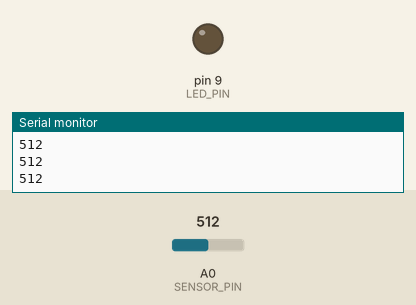
Simulated run of this sketch. Board: Arduino Uno, built with avr-gcc and run on an emulated ATmega328P. Shown: output pins drawn as LEDs (lit = HIGH), the last lines printed to the serial monitor. The inputs (shaded band) are chosen by the test bench; at power-on: A0 (SENSOR_PIN) = 512.

Above: at 1.2 s.
1.3 s: A0 (SENSOR_PIN) set to 716
At 1.8 s:
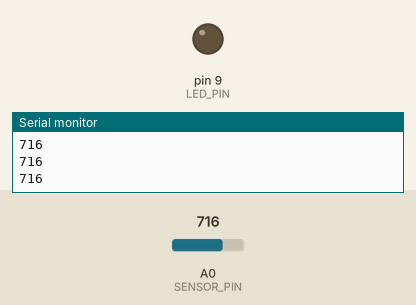
2.8 s: A0 (SENSOR_PIN) set to 511
At 3.9 s:
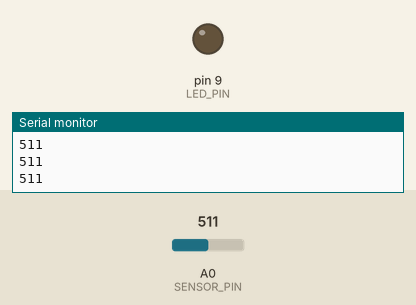
Timing chart, 0 to 5.8 s (numbered marks = the images above; inputs shaded):
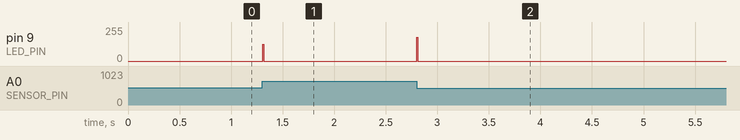

Measured:
- after the input at 1.3 s, pin 9 (LED_PIN): 0/255 → 127/255 at once, → 0/255 0.01 s later
- after the input at 2.8 s, pin 9 (LED_PIN): 0/255 → 178/255 at once, → 0/255 0.01 s later

The sketch:

muscle_lamp.ino
```cpp
#define LED_PIN 9
#define SENSOR_PIN A0

int muscle = 0;
int nextMuscle = 0;

void setup()
{
  Serial.begin(115200);
  pinMode(LED_PIN, OUTPUT);
  pinMode(SENSOR_PIN, INPUT);
}

void loop()
{
  int amplitude, brightness;
  nextMuscle = analogRead(SENSOR_PIN);
  amplitude = abs(nextMuscle - muscle);
  Serial.println(nextMuscle);

  if (amplitude > 200) {
    brightness = map(muscle, 0, 1023, 0, 255);
  } else {
    brightness = 0;
  }

  analogWrite(LED_PIN, brightness);

  muscle = nextMuscle;
  delay(10);
}
```
